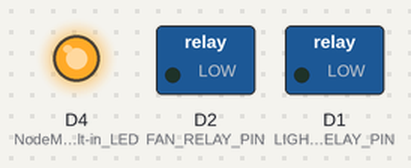
Recording of a sketch running on a simulated ESP8266 (NodeMCU). On the bench: switched loads named in the sketch (green lamp = pin HIGH), output pins drawn as LEDs (lit = HIGH). WiFi joins after 1.5 s; servers stay silent unless stated; what the sketch prints to the serial monitor is not drawn.

Above: at 0.1 s.
At 1.6 s:
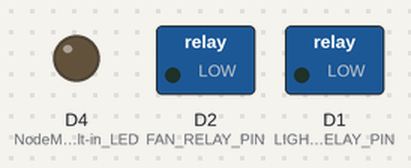
Timing chart, 0 to 3.1 s (numbered marks = the images above):
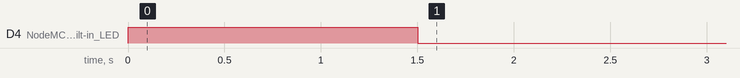

The sketch:

smarthomes24.ino
```cpp
#include <Arduino.h>
#include <ESP8266WiFi.h>
#include <SinricPro.h>
#include <SinricProSwitch.h>

// ---- WiFi Credentials ----
const char* ssid = "your wifi name";// only use 2.4ghz wifi
const char* password = "your wifi password";

// ---- SinricPro Credentials ----
const char* APP_KEY    = "########-7713-1865-86ef-cc310336cb07";  // your app key and other credentials
const char* APP_SECRET = "########-13e7-401b-b568-a8909e714a27-5a94ae85-62d9-4479-a4b0-1f33e9939d94";
const char* deviceID_light = "684876####4d827f96874564";
const char* deviceID_fan   = "684876#####990a558a56483";

#define LIGHT_RELAY_PIN D1
#define FAN_RELAY_PIN   D2

bool onPowerState(const String &deviceId, bool &state) {
  if (deviceId == deviceID_light) {
    digitalWrite(LIGHT_RELAY_PIN, state);
    Serial.println(String("Light is ") + (state ? "ON" : "OFF"));
  }
  if (deviceId == deviceID_fan) {
    digitalWrite(FAN_RELAY_PIN, state);
    Serial.println(String("Fan is ") + (state ? "ON" : "OFF"));
  }
  return true;
}

void setupWiFi() {
  Serial.printf("Connecting to %s", ssid);
  WiFi.begin(ssid, password);
  while (WiFi.status() != WL_CONNECTED) {
    delay(500);
    Serial.print(".");
    digitalWrite(LED_BUILTIN, HIGH); // LED OFF while not connected (inverted logic)
  }
  Serial.printf("\nWiFi connected! IP: %s\n", WiFi.localIP().toString().c_str());
  digitalWrite(LED_BUILTIN, LOW); // LED ON when connected
}

void setup() {
  Serial.begin(115200);

  pinMode(LIGHT_RELAY_PIN, OUTPUT);
  pinMode(FAN_RELAY_PIN, OUTPUT);
  pinMode(LED_BUILTIN, OUTPUT); // NodeMCU built-in LED

  digitalWrite(LIGHT_RELAY_PIN, LOW);
  digitalWrite(FAN_RELAY_PIN, LOW);
  digitalWrite(LED_BUILTIN, HIGH); // Start with LED OFF

  setupWiFi();

  SinricProSwitch &mySwitch1 = SinricPro[deviceID_light];
  mySwitch1.onPowerState(onPowerState);

  SinricProSwitch &mySwitch2 = SinricPro[deviceID_fan];
  mySwitch2.onPowerState(onPowerState);

  SinricPro.begin(APP_KEY, APP_SECRET);
  SinricPro.restoreDeviceStates(true);
}

void loop() {
  SinricPro.handle();

  // Monitor WiFi and update LED
  if (WiFi.status() == WL_CONNECTED) {
    digitalWrite(LED_BUILTIN, LOW); // ON
  } else {
    digitalWrite(LED_BUILTIN, HIGH); // OFF
  }
}
```
